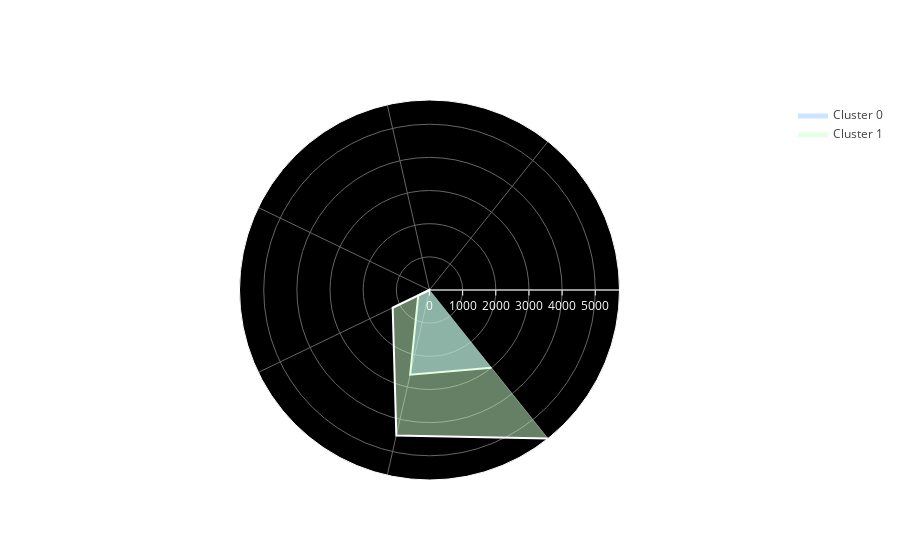

Here is the notebook cell this chart was saved with:
### Markdown cell above
Perbandingan jumlah antara cluster 0 dengan cluster 1 tidak berbeda jauh. Hanya memiliki selisih 75 anggota saja.

#### Cluster Profiling

### Code cell
# Memisahkan kolom numerik dan non-numerik
numeric_cols = km_data.select_dtypes(include=['number']).columns
non_numeric_cols = km_data.select_dtypes(exclude=['number']).columns

# Membuat list kategori numerik
categories = numeric_cols[2:]  # Menggunakan semua kolom numerik (termasuk 'temp')

# Daftar warna kalem untuk setiap cluster
colors = ['rgba(153, 204, 255, 0.5)', 'rgba(204, 255, 204, 0.5)', 'rgba(255, 204, 204, 0.5)', 
          'rgba(204, 204, 255, 0.5)', 'rgba(255, 204, 153, 0.5)', 'rgba(204, 153, 255, 0.5)']

# Membuat figure
fig = go.Figure()

# Menambahkan trace untuk setiap cluster
for i, cluster in enumerate(km_data['cluster'].unique()):
    cluster_data = km_data[km_data['cluster'] == cluster][categories]
    fig.add_trace(go.Scatterpolar(
        r=cluster_data.mean().values,
        theta=categories,
        fill='toself',  # Fill area dengan warna
        fillcolor=colors[i % len(colors)],  # Warna fill sesuai cluster
        mode='lines',  # Menampilkan garis dan area fill
        name=f'Cluster {cluster}',
        line=dict(color='white')  # Mengatur warna garis menjadi putih
    ))

# Mengatur layout
fig.update_layout(
    polar=dict(
        radialaxis=dict(visible=True, color='white'),  # Mengatur warna radial axis menjadi putih
        angularaxis=dict(color='white'),  # Mengatur warna angular axis menjadi putih
        bgcolor='black'  # Mengatur warna latar belakang menjadi hitam
    ),
    showlegend=True,
    plot_bgcolor='black'  # Mengatur warna latar belakang menjadi hitam
)
fig.show()

### Figure 1 — Plotly figure (JSON) as saved in the notebook; plotly's stock layout.template omitted (floating-point values rounded to 4 significant figures)
{"data": [{"fill": "toself", "fillcolor": "rgba(153, 204, 255, 0.5)", "line": {"color": "white"}, "mode": "lines", "name": "Cluster 0", "r": [0.3279, 0.3259, 0.6214, 0.2067, 375.9, 2622.0, 2998.0], "theta": ["temp", "atemp", "hum", "windspeed", "casual", "registered", "cnt"], "type": "scatterpolar"}, {"fill": "toself", "fillcolor": "rgba(204, 255, 204, 0.5)", "line": {"color": "white"}, "mode": "lines", "name": "Cluster 1", "r": [0.6317, 0.5951, 0.6332, 0.1773, 1233.0, 4498.0, 5731.0], "theta": ["temp", "atemp", "hum", "windspeed", "casual", "registered", "cnt"], "type": "scatterpolar"}], "layout": {"plot_bgcolor": "black", "polar": {"angularaxis": {"color": "white"}, "bgcolor": "black", "radialaxis": {"color": "white", "visible": true}}, "showlegend": true}}
